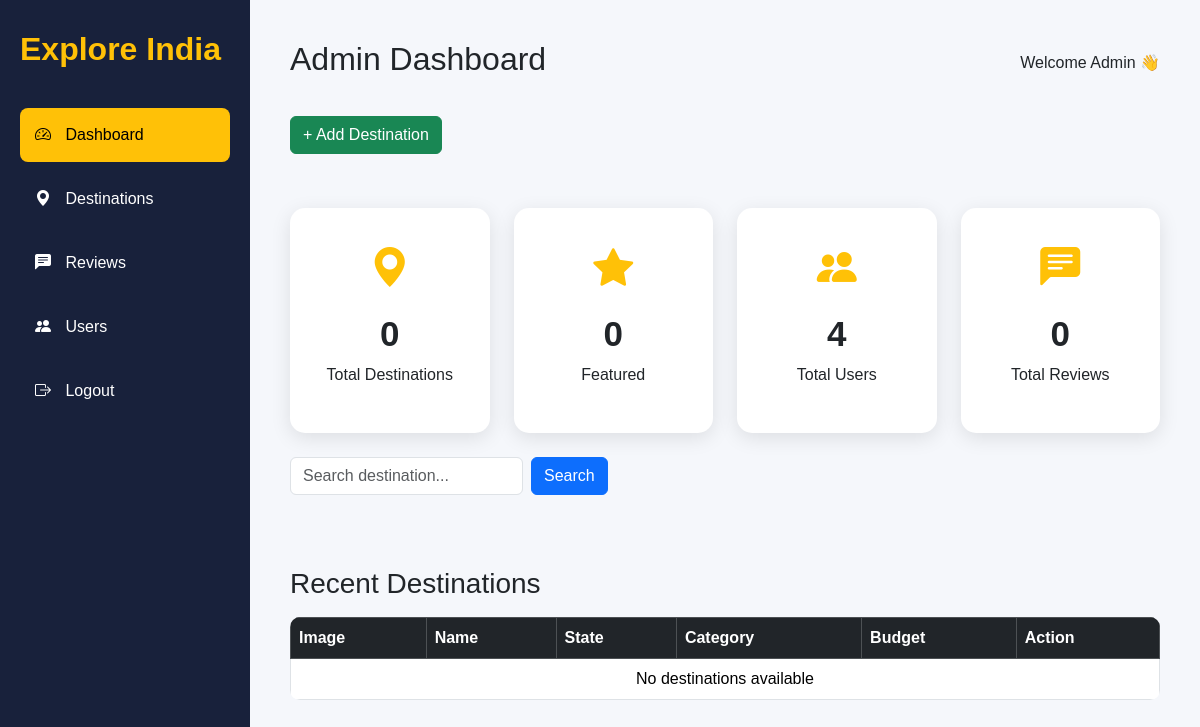
The app's page /dashboard/, older data.
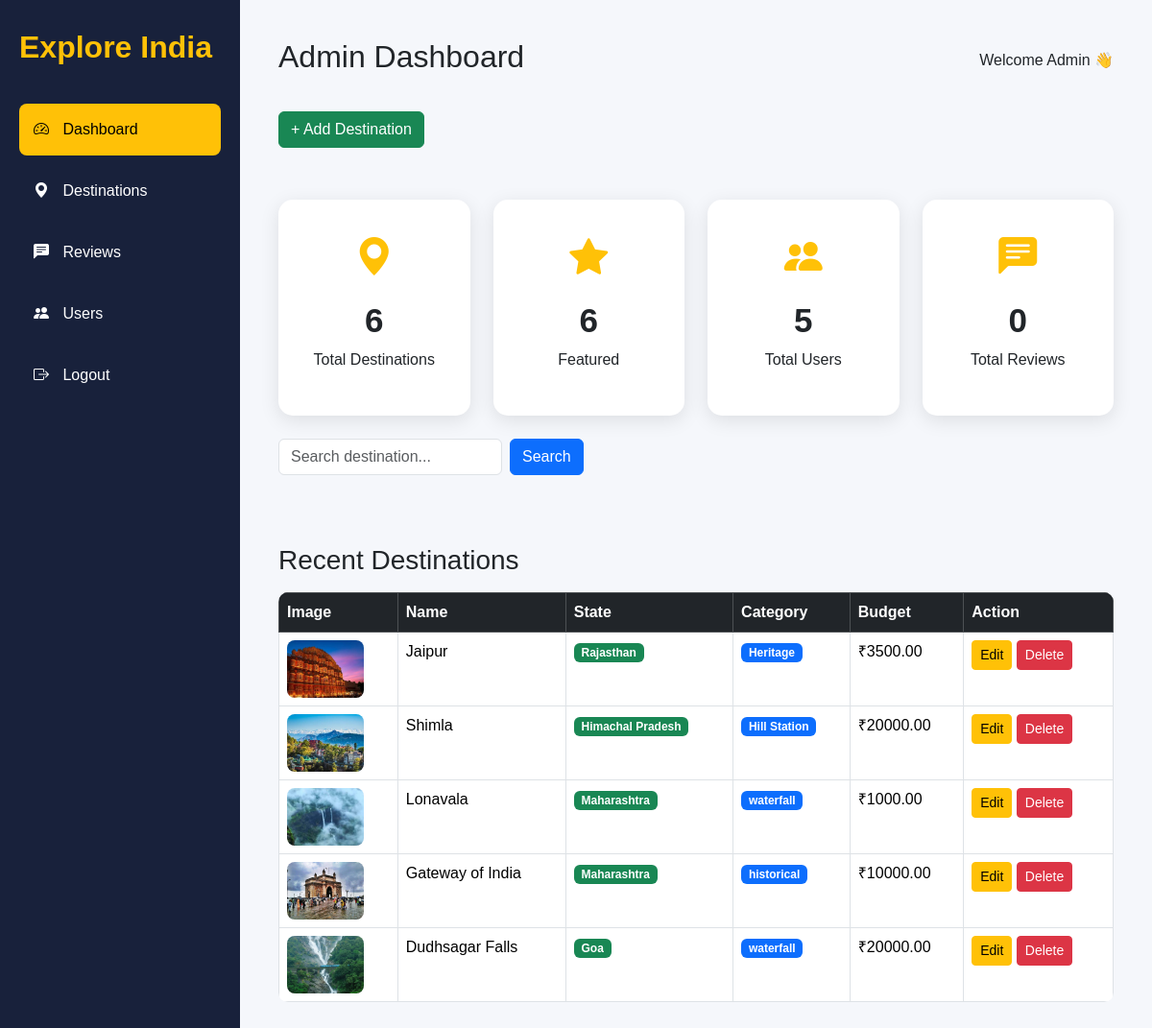
The same page, newer data.
### destinations/models.py (models this page shows, shortened)
class Destination(models.Model):
    name = models.CharField(max_length=150)
    slug = models.SlugField(max_length=170, unique=True, blank=True)
    description = models.TextField()
    category = models.CharField(max_length=30, choices=CATEGORY_CHOICES)
    state = models.CharField(max_length=30, choices=STATE_CHOICES)
    city = models.CharField(max_length=100, blank=True)
    image = models.ImageField(upload_to='destinations/', blank=True, null=True)
    best_time_to_visit = models.CharField(max_length=100, blank=True)
    avg_budget_per_day = models.DecimalField(max_digits=8, decimal_places=2, default=0)
    is_featured = models.BooleanField(default=False)
    created_at = models.DateTimeField(auto_now_add=True)
    class Meta:
        ordering = ['-created_at']

### dashboard/views.py (the view)
# urls.py: path('dashboard/', include('dashboard.urls')),
def dashboard(request):
    search = request.GET.get("search")
    recent_destinations = Destination.objects.order_by("-created_at")
    if search:
        recent_destinations = recent_destinations.filter(
        name__icontains=search
    )
    recent_destinations = recent_destinations[:5]
    total_destinations = Destination.objects.count()
    featured_destinations = Destination.objects.filter(
        is_featured=True
    ).count()
    recent_destinations = Destination.objects.order_by(
        '-created_at'
    )[:5]
    total_users = User.objects.count()
    context = {
        "total_destinations": total_destinations,
        "featured_destinations": featured_destinations,
        "recent_destinations": recent_destinations,
        "total_users": total_users,
    }
    return render(request, "dashboard/dashboard.html", context)

### templates/dashboard/dashboard.html (shortened to what this page needs)
<!DOCTYPE html>
<html lang="en">
<head>
<link href="https://cdn.jsdelivr.net/npm/bootstrap@5.3.3/dist/css/bootstrap.min.css" rel="stylesheet">
<link href="https://cdn.jsdelivr.net/npm/bootstrap-icons@1.11.3/font/bootstrap-icons.css" rel="stylesheet">
{% load static %}
<link rel="stylesheet" href="{% static 'css/dashboard.css' %}">
</head>
<body>
<div class="wrapper">
    <aside class="sidebar">
        <h2>Explore India</h2>
        <a href="#" class="active">
            <i class="bi bi-speedometer2"></i>
            Dashboard
        </a>
        <a href="/destinations/">
            <i class="bi bi-geo-alt-fill"></i>
            Destinations
        </a>
        <a href="#">
            <i class="bi bi-chat-left-text-fill"></i>
            Reviews
        </a>
        <a href="#">
            <i class="bi bi-people-fill"></i>
            Users
        </a>
        <a href="#">
            <i class="bi bi-box-arrow-right"></i>
            Logout
        </a>
    </aside>
    <main class="main-content">
        <div class="topbar">
            <h2>Admin Dashboard</h2>
            <span>Welcome Admin 👋</span>
        </div>
        <div class="topbar">
    <div>
        <a href="/admin/destinations/destination/add/"
           class="btn btn-success">
            + Add Destination
        </a>
    </div>
</div>
        <div class="row g-4 mt-2">
            <div class="col-md-6 col-lg-3">
                <div class="card dashboard-card">
                    <i class="bi bi-geo-alt-fill"></i>
                    <h3>{{ total_destinations }}</h3>
                    <p>Total Destinations</p>
                </div>
            </div>
            <div class="col-md-6 col-lg-3">
                <div class="card dashboard-card">
                    <i class="bi bi-star-fill"></i>
                    <h3>{{ featured_destinations }}</h3>
                    <p>Featured</p>
                </div>
            </div>
        <div class="col-md-6 col-lg-3">
    <div class="card dashboard-card">
        <i class="bi bi-people-fill"></i>
        <h3>{{ total_users }}</h3>
        <p>Total Users</p>
    </div>
</div>
<div class="col-md-6 col-lg-3">
    <div class="card dashboard-card">
        <i class="bi bi-chat-left-text-fill"></i>
        <h3>0</h3>
        <p>Total Reviews</p>
    </div>
</div>
<div class="d-flex justify-content-between align-items-center mb-4">
    <form class="d-flex" method="GET">
        <input
            type="text"
            name="search"
            class="form-control me-2"
            placeholder="Search destination..."
            value="{{ request.GET.search }}">
        <button class="btn btn-primary">
            Search
        </button>
    </form>
</div>
<div class="table-container mt-5">
    <h3 class="mb-3">Recent Destinations</h3>
    <table class="table table-bordered table-hover bg-white">
<thead class="table-dark">
<tr>
    <th>Image</th>
    <th>Name</th>
    <th>State</th>
    <th>Category</th>
    <th>Budget</th>
    <th>Action</th>
</tr>
</thead>
        <tbody>
<tbody>
{% for destination in recent_destinations %}
<tr>
    <td>
        {% if destination.image %}
            <img src="{{ destination.image.url }}"
                 width="80"
                 height="60">
        {% endif %}
    </td>
    <td>{{ destination.name }}</td>
    <td>
    <span class="badge bg-success">
        {{ destination.state }}
    </span>
</td>
  <td>
    <span class="badge bg-primary">
        {{ destination.get_category_display }}
    </span>
</td>
    <td>₹{{ destination.avg_budget_per_day }}</td>
    <td>
        <a href="{% url 'dashboard:edit_destination' destination.id %}"
           class="btn btn-warning btn-sm">
           Edit
        </a>
        <a href="{% url 'dashboard:delete_destination' destination.id %}"
           class="btn btn-danger btn-sm"
           onclick="return confirm('Delete this destination?');">
            Delete
        </a>
    </td>
</tr>
{% empty %}
<tr>
    <td colspan="6" class="text-center">
        No destinations available
    </td>
</tr>
{% endfor %}
</tbody>
        </tbody>
    </table>
</div>
    </main>
</div>
</body>
</html>

### static/css/dashboard.css (style rules this page uses)
body { margin:0; font-family:Poppins,sans-serif; background:#f5f7fb; }
.wrapper { display:flex; }
.sidebar { width:250px; background:#18213b; min-height:100vh; padding:30px 20px; }
.sidebar h2 { color:#FFC107; margin-bottom:40px; font-weight:bold; }
.sidebar a { display:block; padding:15px; margin-bottom:10px; color:white; text-decoration:none; border-radius:8px; transition:.3s; }
.sidebar a:hover, .sidebar .active { background:#FFC107; color:black; }
.sidebar i { margin-right:10px; }
.main-content { flex:1; padding:40px; }
.topbar { display:flex; justify-content:space-between; align-items:center; margin-bottom:30px; }
.dashboard-card { padding:30px; text-align:center; border:none; border-radius:15px; box-shadow:0 5px 20px rgba(0,0,0,.1); }
.dashboard-card i { font-size:40px; color:#FFC107; }
.dashboard-card h3 { margin-top:15px; font-size:35px; font-weight:bold; }
.table-container { margin-top:50px; }
.table { background:#fff; border-radius:10px; overflow:hidden; }
.table img { width:80px; height:60px; object-fit:cover; border-radius:8px; }
.dashboard-card { transition:.3s; cursor:pointer; }

Row changes from the older to the newer data that the page shows:
added Destination: image (picture), name "Jaipur", state "Rajasthan", category "Heritage", avg_budget_per_day "3500.00"
added Destination: image (picture), name "Shimla", state "Himachal Pradesh", category "Hill Station", avg_budget_per_day "20000.00"
added Destination: image (picture), name "Lonavala", state "Maharashtra", category "waterfall", avg_budget_per_day "1000.00"
added Destination: image (picture), name "Gateway of India", state "Maharashtra", category "historical", avg_budget_per_day "10000.00"
added Destination: image (picture), name "Dudhsagar Falls", state "Goa", category "waterfall", avg_budget_per_day "20000.00"
Text that changed along with them:
{{ total_destinations }}: "0" → "6"
{{ featured_destinations }}: "0" → "6"
{{ total_users }}: "4" → "5"
text no longer shown: "No destinations available"
